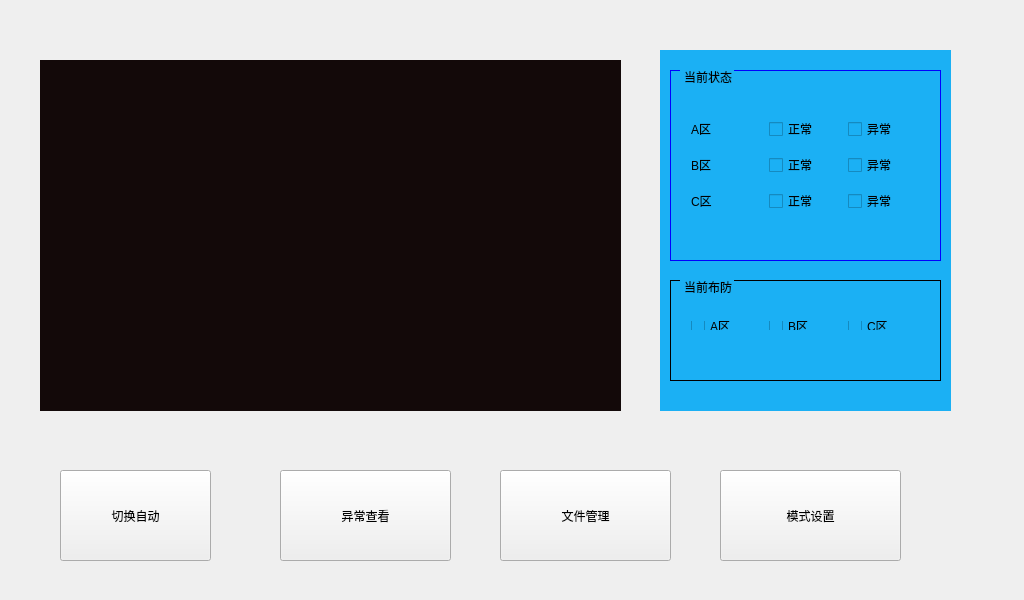
<?xml version="1.0" encoding="UTF-8"?>
<ui version="4.0">
 <class>menu</class>
 <widget class="QWidget" name="menu">
  <property name="geometry">
   <rect>
    <x>0</x>
    <y>0</y>
    <width>1024</width>
    <height>600</height>
   </rect>
  </property>
  <property name="windowTitle">
   <string>menu</string>
  </property>
  <widget class="QLabel" name="capArea_lb">
   <property name="geometry">
    <rect>
     <x>40</x>
     <y>60</y>
     <width>581</width>
     <height>351</height>
    </rect>
   </property>
   <property name="styleSheet">
    <string notr="true">background-color: rgb(19, 9, 9);</string>
   </property>
   <property name="text">
    <string/>
   </property>
  </widget>
  <widget class="QStackedWidget" name="ctl_Panel_sw">
   <property name="geometry">
    <rect>
     <x>660</x>
     <y>50</y>
     <width>291</width>
     <height>361</height>
    </rect>
   </property>
   <property name="styleSheet">
    <string notr="true">background-color: rgb(27, 176, 244);
</string>
   </property>
   <property name="currentIndex">
    <number>1</number>
   </property>
   <widget class="QWidget" name="page">
    <widget class="QPushButton" name="turn_up_bt">
     <property name="geometry">
      <rect>
       <x>100</x>
       <y>40</y>
       <width>51</width>
       <height>51</height>
      </rect>
     </property>
     <property name="styleSheet">
      <string notr="true">background-color: rgb(242, 241, 240);</string>
     </property>
     <property name="text">
      <string/>
     </property>
     <property name="icon">
      <iconset>
       <normalon>:/images/up.png</normalon>
      </iconset>
     </property>
     <property name="iconSize">
      <size>
       <width>70</width>
       <height>70</height>
      </size>
     </property>
     <property name="autoRepeat">
      <bool>true</bool>
     </property>
     <property name="autoRepeatDelay">
      <number>30</number>
     </property>
     <property name="autoRepeatInterval">
      <number>30</number>
     </property>
    </widget>
    <widget class="QPushButton" name="turn_left_bt">
     <property name="geometry">
      <rect>
       <x>40</x>
       <y>100</y>
       <width>51</width>
       <height>51</height>
      </rect>
     </property>
     <property name="styleSheet">
      <string notr="true">background-color: rgb(242, 241, 240);</string>
     </property>
     <property name="text">
      <string/>
     </property>
     <property name="icon">
      <iconset>
       <normalon>:/images/l.png</normalon>
      </iconset>
     </property>
     <property name="iconSize">
      <size>
       <width>70</width>
       <height>70</height>
      </size>
     </property>
     <property name="autoRepeat">
      <bool>true</bool>
     </property>
     <property name="autoRepeatDelay">
      <number>30</number>
     </property>
     <property name="autoRepeatInterval">
      <number>30</number>
     </property>
    </widget>
    <widget class="QPushButton" name="turn_right_bt">
     <property name="geometry">
      <rect>
       <x>160</x>
       <y>100</y>
       <width>51</width>
       <height>51</height>
      </rect>
     </property>
     <property name="styleSheet">
      <string notr="true">background-color: rgb(242, 241, 240);</string>
     </property>
     <property name="text">
      <string/>
     </property>
     <property name="icon">
      <iconset>
       <normalon>:/images/r.png</normalon>
      </iconset>
     </property>
     <property name="iconSize">
      <size>
       <width>70</width>
       <height>70</height>
      </size>
     </property>
     <property name="autoRepeat">
      <bool>true</bool>
     </property>
     <property name="autoRepeatDelay">
      <number>30</number>
     </property>
     <property name="autoRepeatInterval">
      <number>30</number>
     </property>
    </widget>
    <widget class="QPushButton" name="turn_reset_bt">
     <property name="geometry">
      <rect>
       <x>100</x>
       <y>100</y>
       <width>51</width>
       <height>51</height>
      </rect>
     </property>
     <property name="styleSheet">
      <string notr="true">background-color: rgb(242, 241, 240);</string>
     </property>
     <property name="text">
      <string/>
     </property>
     <property name="icon">
      <iconset>
       <normalon>:/images/n.png</normalon>
      </iconset>
     </property>
     <property name="iconSize">
      <size>
       <width>70</width>
       <height>70</height>
      </size>
     </property>
    </widget>
    <widget class="QPushButton" name="turn_down_bt_">
     <property name="geometry">
      <rect>
       <x>100</x>
       <y>160</y>
       <width>51</width>
       <height>51</height>
      </rect>
     </property>
     <property name="styleSheet">
      <string notr="true">background-color: rgb(242, 241, 240);</string>
     </property>
     <property name="text">
      <string/>
     </property>
     <property name="icon">
      <iconset>
       <normalon>:/images/d.png</normalon>
      </iconset>
     </property>
     <property name="iconSize">
      <size>
       <width>70</width>
       <height>70</height>
      </size>
     </property>
     <property name="autoRepeat">
      <bool>true</bool>
     </property>
     <property name="autoRepeatDelay">
      <number>30</number>
     </property>
     <property name="autoRepeatInterval">
      <number>30</number>
     </property>
    </widget>
    <widget class="QPushButton" name="get_photo_bt">
     <property name="geometry">
      <rect>
       <x>50</x>
       <y>220</y>
       <width>61</width>
       <height>41</height>
      </rect>
     </property>
     <property name="styleSheet">
      <string notr="true">background-color: rgb(242, 241, 240);</string>
     </property>
     <property name="text">
      <string/>
     </property>
     <property name="icon">
      <iconset>
       <normalon>:/images/P.png</normalon>
      </iconset>
     </property>
     <property name="iconSize">
      <size>
       <width>59</width>
       <height>106</height>
      </size>
     </property>
    </widget>
    <widget class="QPushButton" name="get_video_bt">
     <property name="geometry">
      <rect>
       <x>150</x>
       <y>220</y>
       <width>61</width>
       <height>41</height>
      </rect>
     </property>
     <property name="styleSheet">
      <string notr="true">background-color: rgb(242, 241, 240);</string>
     </property>
     <property name="text">
      <string/>
     </property>
     <property name="icon">
      <iconset>
       <normalon>:/images/V.png</normalon>
      </iconset>
     </property>
     <property name="iconSize">
      <size>
       <width>60</width>
       <height>111</height>
      </size>
     </property>
    </widget>
   </widget>
   <widget class="QWidget" name="page_2">
    <widget class="QGroupBox" name="groupBox">
     <property name="geometry">
      <rect>
       <x>10</x>
       <y>20</y>
       <width>271</width>
       <height>191</height>
      </rect>
     </property>
     <property name="styleSheet">
      <string notr="true"> QGroupBox {
            border-color: rgb(0, 0, 255);
            border-width: 1px;
            border-style: solid;
            margin-top: 0.5ex;
        }
        QGroupBox::title {
            subcontrol-origin: margin;
            subcontrol-position: top left;
            left: 10px;
            margin-left: 2px;
            padding: 0  0px;
        }</string>
     </property>
     <property name="title">
      <string>当前状态</string>
     </property>
     <widget class="QWidget" name="layoutWidget">
      <property name="geometry">
       <rect>
        <x>10</x>
        <y>30</y>
        <width>251</width>
        <height>131</height>
       </rect>
      </property>
      <layout class="QVBoxLayout" name="verticalLayout">
       <item>
        <layout class="QHBoxLayout" name="horizontalLayout">
         <item>
          <widget class="QLabel" name="label">
           <property name="text">
            <string>A区</string>
           </property>
          </widget>
         </item>
         <item>
          <widget class="QCheckBox" name="checkBox">
           <property name="text">
            <string>正常</string>
           </property>
           <attribute name="buttonGroup">
            <string notr="true">buttonGroup</string>
           </attribute>
          </widget>
         </item>
         <item>
          <widget class="QCheckBox" name="checkBox_2">
           <property name="text">
            <string>异常</string>
           </property>
           <attribute name="buttonGroup">
            <string notr="true">buttonGroup</string>
           </attribute>
          </widget>
         </item>
        </layout>
       </item>
       <item>
        <layout class="QHBoxLayout" name="horizontalLayout_2">
         <item>
          <widget class="QLabel" name="label_2">
           <property name="text">
            <string>B区</string>
           </property>
          </widget>
         </item>
         <item>
          <widget class="QCheckBox" name="checkBox_3">
           <property name="text">
            <string>正常</string>
           </property>
           <attribute name="buttonGroup">
            <string notr="true">buttonGroup_2</string>
           </attribute>
          </widget>
         </item>
         <item>
          <widget class="QCheckBox" name="checkBox_4">
           <property name="text">
            <string>异常</string>
           </property>
           <attribute name="buttonGroup">
            <string notr="true">buttonGroup_2</string>
           </attribute>
          </widget>
         </item>
        </layout>
       </item>
       <item>
        <layout class="QHBoxLayout" name="horizontalLayout_3">
         <item>
          <widget class="QLabel" name="label_3">
           <property name="text">
            <string>C区</string>
           </property>
          </widget>
         </item>
         <item>
          <widget class="QCheckBox" name="checkBox_5">
           <property name="text">
            <string>正常</string>
           </property>
           <attribute name="buttonGroup">
            <string notr="true">buttonGroup_3</string>
           </attribute>
          </widget>
         </item>
         <item>
          <widget class="QCheckBox" name="checkBox_6">
           <property name="text">
            <string>异常</string>
           </property>
           <attribute name="buttonGroup">
            <string notr="true">buttonGroup_3</string>
           </attribute>
          </widget>
         </item>
        </layout>
       </item>
      </layout>
     </widget>
    </widget>
    <widget class="QGroupBox" name="groupBox_2">
     <property name="geometry">
      <rect>
       <x>10</x>
       <y>230</y>
       <width>271</width>
       <height>101</height>
      </rect>
     </property>
     <property name="styleSheet">
      <string notr="true"> QGroupBox {
            border-color: rgb(0, 0, 256);
            border-width: 1px;
            border-style: solid;
            margin-top: 0.5ex;
        }
        QGroupBox::title {
            subcontrol-origin: margin;
            subcontrol-position: top left;
            left: 10px;
            margin-left: 2px;
            padding: 0  0px;
        }</string>
     </property>
     <property name="title">
      <string>当前布防</string>
     </property>
     <widget class="QWidget" name="layoutWidget_2">
      <property name="geometry">
       <rect>
        <x>10</x>
        <y>30</y>
        <width>251</width>
        <height>31</height>
       </rect>
      </property>
      <layout class="QHBoxLayout" name="horizontalLayout_4">
       <item>
        <widget class="QCheckBox" name="checkBox_7">
         <property name="text">
          <string>A区</string>
         </property>
         <attribute name="buttonGroup">
          <string notr="true">buttonGroup_4</string>
         </attribute>
        </widget>
       </item>
       <item>
        <widget class="QCheckBox" name="checkBox_8">
         <property name="text">
          <string>B区</string>
         </property>
         <attribute name="buttonGroup">
          <string notr="true">buttonGroup_4</string>
         </attribute>
        </widget>
       </item>
       <item>
        <widget class="QCheckBox" name="checkBox_9">
         <property name="text">
          <string>C区</string>
         </property>
         <attribute name="buttonGroup">
          <string notr="true">buttonGroup_4</string>
         </attribute>
        </widget>
       </item>
      </layout>
     </widget>
    </widget>
   </widget>
  </widget>
  <widget class="QToolButton" name="swt_Control_bt">
   <property name="geometry">
    <rect>
     <x>60</x>
     <y>470</y>
     <width>151</width>
     <height>91</height>
    </rect>
   </property>
   <property name="text">
    <string>切换自动</string>
   </property>
   <property name="icon">
    <iconset>
     <normalon>:/images/amt.jpg</normalon>
    </iconset>
   </property>
   <property name="iconSize">
    <size>
     <width>40</width>
     <height>40</height>
    </size>
   </property>
   <property name="shortcut">
    <string/>
   </property>
  </widget>
  <widget class="QToolButton" name="exp_Check_bt">
   <property name="geometry">
    <rect>
     <x>280</x>
     <y>470</y>
     <width>171</width>
     <height>91</height>
    </rect>
   </property>
   <property name="text">
    <string>异常查看</string>
   </property>
   <property name="icon">
    <iconset>
     <normalon>:/images/3.png</normalon>
    </iconset>
   </property>
   <property name="iconSize">
    <size>
     <width>40</width>
     <height>40</height>
    </size>
   </property>
  </widget>
  <widget class="QToolButton" name="file_Manage_bt">
   <property name="geometry">
    <rect>
     <x>500</x>
     <y>470</y>
     <width>171</width>
     <height>91</height>
    </rect>
   </property>
   <property name="text">
    <string>文件管理</string>
   </property>
   <property name="icon">
    <iconset>
     <normalon>:/images/4.jpg</normalon>
    </iconset>
   </property>
   <property name="iconSize">
    <size>
     <width>40</width>
     <height>40</height>
    </size>
   </property>
  </widget>
  <widget class="QToolButton" name="mode_Setup_bt">
   <property name="geometry">
    <rect>
     <x>720</x>
     <y>470</y>
     <width>181</width>
     <height>91</height>
    </rect>
   </property>
   <property name="text">
    <string>模式设置</string>
   </property>
   <property name="icon">
    <iconset>
     <normalon>:/images/5.jpg</normalon>
    </iconset>
   </property>
   <property name="iconSize">
    <size>
     <width>40</width>
     <height>40</height>
    </size>
   </property>
  </widget>
  <zorder>ctl_Panel_sw</zorder>
  <zorder>capArea_lb</zorder>
  <zorder>swt_Control_bt</zorder>
  <zorder>exp_Check_bt</zorder>
  <zorder>file_Manage_bt</zorder>
  <zorder>mode_Setup_bt</zorder>
 </widget>
 <layoutdefault spacing="6" margin="11"/>
 <resources/>
 <connections/>
 <buttongroups>
  <buttongroup name="buttonGroup_3"/>
  <buttongroup name="buttonGroup_4"/>
  <buttongroup name="buttonGroup"/>
  <buttongroup name="buttonGroup_2"/>
 </buttongroups>
</ui>
